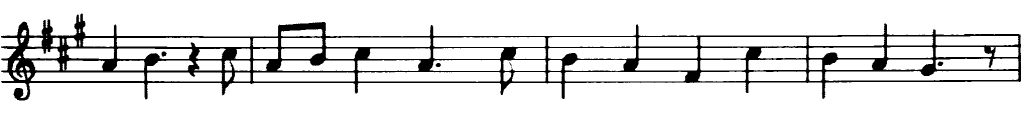
//> input picture music_note.png, 1024 x 134 px
$ ./opencv-imgproc   (built with g++ and OpenCV 4)
//> lines starting //> are read from the running program, lines starting //| are printed output that depends on the picture; after the words box and inside, x2 and y2 are one past the last pixel; in counts of white or black regions, pixels touching at a corner belong together
// use x64 debug

#include <opencv2/core.hpp>
#include <opencv2/imgproc.hpp>
#include <opencv2/highgui.hpp>


#define w 400
using namespace cv;

void myelipse(cv::Mat img, double angle);
void fillcircle(cv::Mat img, cv::Point center);
void MyPolygon(Mat img);
void MyLine(Mat img, Point start, Point end);


// 1. basic drawing
// [46 lines left out: functions basic_draw, myelipse, not called in this run]

void fillcircle(cv::Mat img, cv::Point center) {
	cv::circle(img, center, w / 32, cv::Scalar(0, 0, 255), cv::FILLED, cv::LINE_8);
}

// [152 lines left out: functions MyPolygon, MyLine, smooth, morph, more_morph, hit_or_miss, not called in this run]

// 6. line detection
void line_detect() {
	cv::Mat img = imread(samples::findFile("music_note.png"), IMREAD_GRAYSCALE);
//> img is the input picture: 134 rows x 1024 cols, CV_8UC1; min 0, max 255, mean 229.4
	cv::adaptiveThreshold(~img, img, 255, ADAPTIVE_THRESH_MEAN_C, THRESH_BINARY, 15, -2);
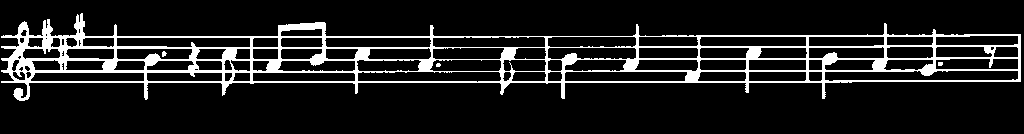
//> img: 134 rows x 1024 cols, CV_8UC1; 11.7% white; 4 white regions (2 under 20 px), largest, box (x1, y1, x2, y2) and area: (1, 13, 1021, 101) 15986, (162, 51, 167, 57) 21

	cv::Mat horizontal = img.clone();
	cv::Mat vertical = img.clone();
	int hor_size = horizontal.cols / 30;
//> hor_size = 34
	cv::Mat horizontalStructure = cv::getStructuringElement(MORPH_RECT, cv::Size(hor_size, 1));
//> horizontalStructure = 34 values from 1 to 1

	erode(horizontal, horizontal, horizontalStructure, Point(-1, -1));  // kernel内有黑就全黑
	dilate(horizontal, horizontal, horizontalStructure, Point(-1, -1)); // kernel内有白就全白
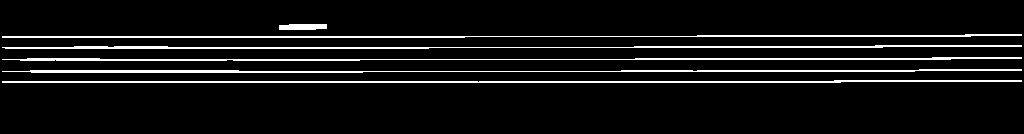
//> horizontal: 134 rows x 1024 cols, CV_8UC1; 7.2% white in thin lines or dots, all inside (x1, y1, x2, y2) = (2, 24, 1022, 83)
	// cv::morphologyEx(img, img, MORPH_OPEN, horizontalStructure, Point(-1, -1));

	imshow("result", horizontal);
	waitKey();
}

int main(){
	// [5 lines of commented-out code are left out]
	line_detect();
	return 0;
}
